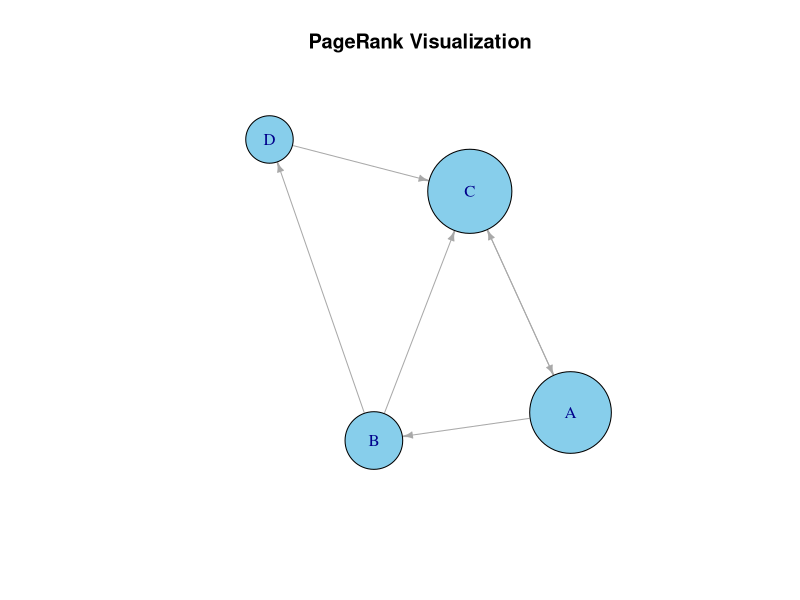
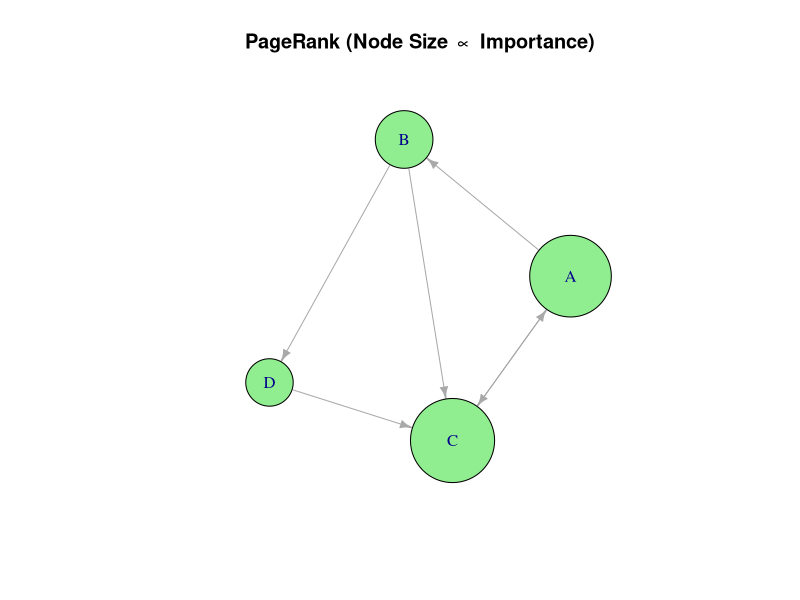
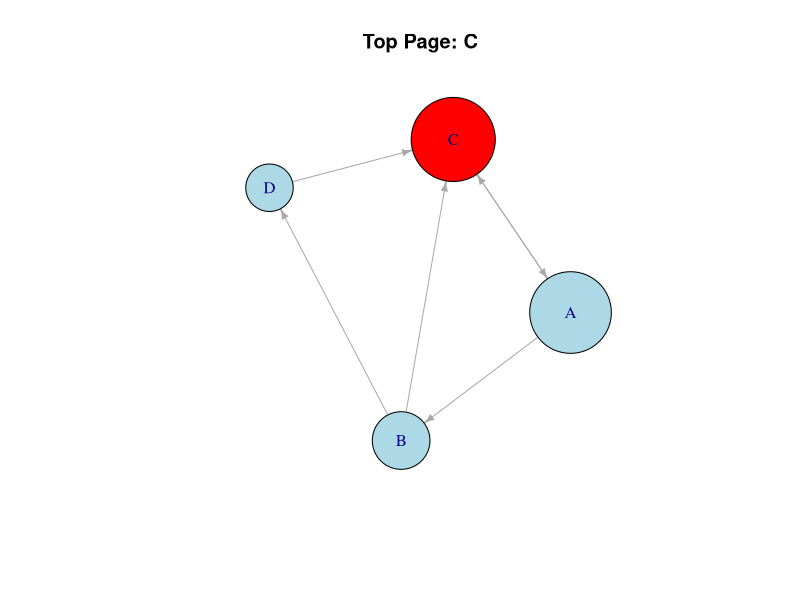

The R source for these figures, in order:
install.packages("igraph")
library(igraph)

edges <- c("A","B", "A","C","B","C", "B","D","C","A","D","C")

g <- graph(edges, directed=TRUE)
pr <- page_rank(g, damping = 0.85)

print(pr$vector)
V(g)$size <- 20 + 100 * pr$vector
V(g)$label <- names(pr$vector)
V(g)$color <- "skyblue"
E(g)$arrow.size <- 0.5
plot(g, main="PageRank Visualization")
plot(g,layout = layout_with_fr(g), vertex.size = V(g)$size,vertex.label = V(g)$label,vertex.color = "lightgreen",edge.arrow.size = 0.6,main = "PageRank (Node Size ∝ Importance)")

# Find highest PageRank node
top_node <- names(which.max(pr$vector))

# Color top node differently
V(g)$color <- ifelse(V(g)$name == top_node, "red", "lightblue")

plot(g,layout = layout_with_fr(g),vertex.size = V(g)$size,main = paste("Top Page:", top_node))
